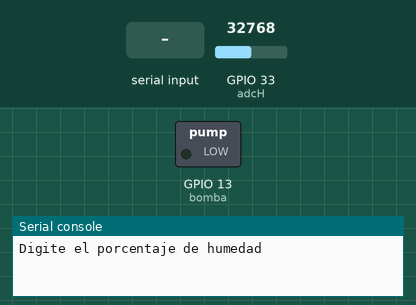
The program below on a simulated ESP32 board running MicroPython. Shown: switched loads named in the program (green lamp = pin HIGH), the last lines printed to the serial console. The inputs (shaded band) are chosen by the test bench; at power-on: GPIO 33 (adcH) = 32768 (analog values on the 0–65535 scale).

Above: at 1.2 s.
1.3 s: "90" typed at the serial console, then Enter
At 2.1 s:
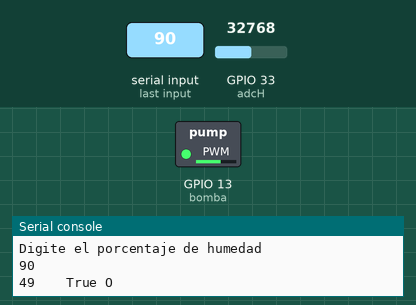
Timing chart, 0 to 4.3 s (numbered marks = the images above; inputs shaded):
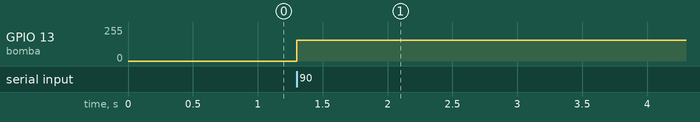

Measured:
- after the input at 1.3 s, GPIO 13 (bomba): 0/255 → 156/255 at once

The program:

Humedad_y_Microbomba.py
```python
#Codigo de prueba para el sensor de humedad y la microbomba que riega la planta

from machine import Pin, PWM, ADC
import time

#Creacion de variables para la humedad
adcH= ADC(Pin(33,Pin.IN))
adcH.atten(ADC.ATTN_11DB)

#Asignacionde variables para la bomba de agua
bomba=PWM(Pin(13))
bomba.deinit()

#Entrada de teclado para la prueba del sensor de humedad y la bomba
H_usuario=int(input("Digite el porcentaje de humedad "))
contador=int(0)

#funcion que evalua el porcentaje de humedad de la planta para regarla
def PorcentajeHumedad (adcH,bomba,H_usuario):
    contador=int(0)
    while True:
        Nhumedad= adcH.read_u16()
        Nhumedad_real=(65535-Nhumedad)
        Nhumedadp=int(Nhumedad_real/655.35)
        if (Nhumedadp < H_usuario-5):
            bomba.init()
            bomba.freq(500)
            bomba.duty_u16(40000)
            #print ("Entro if")
        else:
            print ("Entro else")
            bomba.deinit()
            contador= contador + 1
            print(Nhumedadp, "  ", Nhumedadp < H_usuario, " ", contador)
            if (contador==3):
                break
        print(Nhumedadp, "  ", Nhumedadp < H_usuario, "O")
        time.sleep(1)
#Llamar al afuncion
PorcentajeHumedad(adcH,bomba,H_usuario)
```
